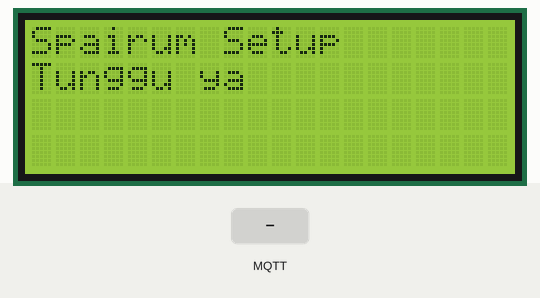
Simulated run of this sketch. Board: ESP8266 (Wemos D1 mini). Shown: 20×4 character LCD. The inputs (shaded band) are chosen by the test bench. WiFi joins after 1.5 s; servers stay silent unless stated; network time is answered at once with the bench clock; the local clock reads 2024-03-15 10:24:30 at power-on unless the sketch sets it; no MQTT or app messages arrive unless stated; not simulated (calls return 0 or success): env.h; names the files do not define were given values by the test bench: MQTT_PORT = 1883; what the sketch prints to the serial monitor is not drawn.

Above: at 0.1 s.
2.3 s: MQTT message "on" arrives on the second subscribed topic
At 4.0 s:
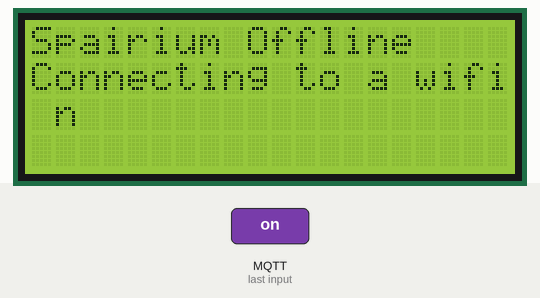
5.3 s: MQTT message "off" arrives on the second subscribed topic
At 6.8 s:
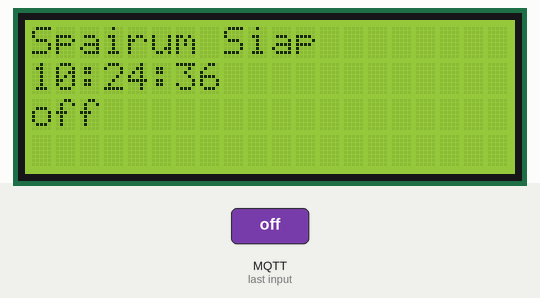
8.3 s: MQTT message "1" arrives on the second subscribed topic
At 10.8 s:
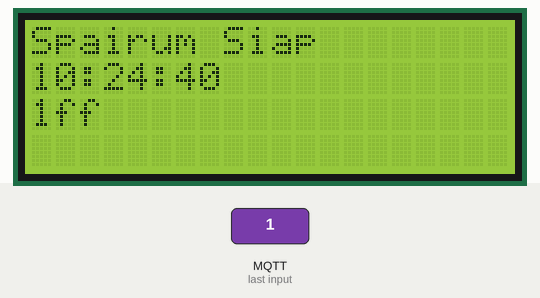
11.3 s: MQTT message "on" arrives on the second subscribed topic
At 12.8 s:
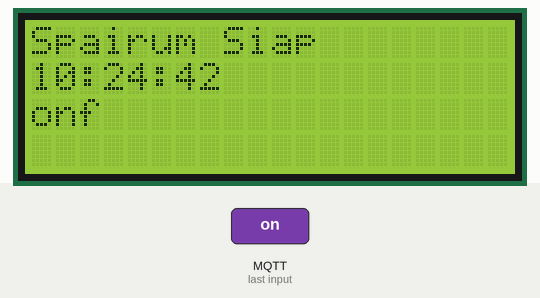
14.3 s: MQTT message "0" arrives on the second subscribed topic
At 17.3 s:
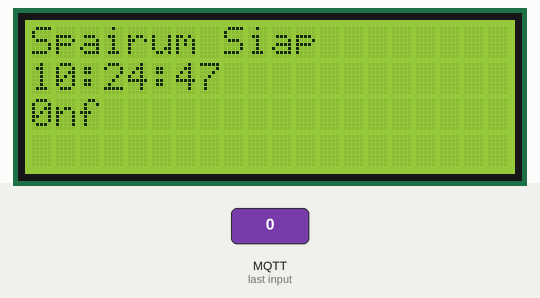
Timing chart, 0 to 18.3 s (numbered marks = the images above; inputs shaded):
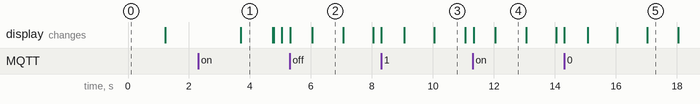

Measured:
- after the input at 2.3 s, the display: changes after 1.4 s (image 1)
- after the input at 5.3 s, the display: first changes at once (image 2 shows a later state)
- after the input at 8.3 s, the display: first changes at once (image 3 shows a later state)
- after the input at 11.3 s, the display: first changes at once (image 4 shows a later state)
- after the input at 14.3 s, the display: first changes at once (image 5 shows a later state)
- what the display in image 2 shows lasts 1.1 s, from 6.0 s to 7.1 s

The sketch:

wemos_B.ino
```cpp
#include "env.h"
#include "EspMQTTClient.h"
#include <ESP8266WiFiMulti.h>
#include <ArduinoJson.h>
#include <Arduino_JSON.h>

#include <LiquidCrystal_I2C.h>
#include <NTPClient.h>
#include <WiFiUdp.h>
ESP8266WiFiMulti wifi_multi;
const long utcOffsetInSeconds = 3600 * 7;
WiFiUDP ntpUDP;
NTPClient timeClient(ntpUDP, "1.id.pool.ntp.org", utcOffsetInSeconds);

const uint16_t connectTimeOutPerAP = 3000; // Defines the TimeOut(ms) which will be used to try and connect with any specific Access Point

// const int Pompa = D8;             // Pin untuk pompa
// const int Pompa2 = D4;            // Pin untuk pompa 2
const unsigned int TRIG_PIN = D5; // Pin untuk sensor jarak //D5
const unsigned int ECHO_PIN = D6; // Pin untuk sensor jarak //D6
String ID_mesin = DEVICE_ID;
LiquidCrystal_I2C lcd(0x27, 20, 4); // atau 0x3F
EspMQTTClient client(
    MQTT_SERVER,   // MQTT Broker server ip
    MQTT_PORT,     // The MQTT port, default to 1883. this line can be omitted
    MQTT_USER,     // Can be omitted if not needed
    MQTT_PASS,     // Can be omitted if not needed
    MQTT_CLIENT_ID // Client name that uniquely identify your device
);

void setup()
{
  Serial.begin(115200);
  lcd.init();
  lcd.backlight();
  lcd.setCursor(0, 0);
  lcd.print("Spairum Setup   ");
  lcd.setCursor(0, 1);
  // lcd.scrollDisplayLeft();
  lcd.print("Tunggu ya       ");
  delay(1000);
  pinMode(TRIG_PIN, OUTPUT);
  pinMode(ECHO_PIN, INPUT);
  Serial.println("Spairum WiFi RFID");
  WiFi.mode(WIFI_STA);
  WiFi.persistent(false);
  // Setting the AP Mode with SSID, Password, and Max Connection Limit
  // Adding the WiFi networks to the MultiWiFi instance
  wifi_multi.addAP(SECRET_SSID1, SECRET_PASS1);
  wifi_multi.addAP(SECRET_SSID2, SECRET_PASS2);

  client.enableMQTTPersistence();
  client.setMqttReconnectionAttemptDelay(2000);
  client.enableDebuggingMessages();                                      // Enable debugging messages sent to serial output
  client.enableHTTPWebUpdater();                                         // Enable the web updater. User and password default to values of MQTTUsername and MQTTPassword. These can be overridded with enableHTTPWebUpdater("user", "password").
  client.enableOTA();                                                    // Enable OTA (Over The Air) updates. Password defaults to MQTTPassword. Port is the default OTA port. Can be overridden with enableOTA("password", port).
  client.setKeepAlive(4);                                                // keepalive interval.
  client.enableLastWillMessage("mesin/status/offline/ESP_B", DEVICE_ID); // You can activate the retain flag by setting the third parameter to true
}

void loop()
{
  client.loop();
  timeClient.update();
  long Menit = timeClient.getMinutes();
  lcd.setCursor(0, 0);
  lcd.print("Spairum Siap       ");
  lcd.setCursor(0, 1);
  lcd.print(timeClient.getFormattedTime());
  lcd.print("                    ");
  while (!client.isConnected())
  {
    lcd.home();
    client.loop();
    Serial.print("internet putus : ");
    Serial.println(client.getConnectionEstablishedCount()); // count internet lost
    Serial.print("Wifi terhubung : ");
    Serial.println(WiFi.SSID());
    lcd.setCursor(0, 0);
    lcd.print("Spairium Offline     ");
    lcd.setCursor(0, 1);
    lcd.print("Connecting to a wifi");
    lcd.setCursor(0, 2);
    lcd.print(WiFi.SSID());
    if (!client.isWifiConnected())
    {
      Serial.print("Wifi Tidak terhubung : ");
      Serial.println(WiFi.SSID());
      Serial.println("WiFi Disconnected!!!");
      Serial.println("Establishing a connection with a nearby Wi-Fi...");
      if (wifi_multi.run(connectTimeOutPerAP) == WL_CONNECTED)
      {
        Serial.print("WiFi connected: ");
        Serial.print(WiFi.SSID());
        Serial.print(" ");
        Serial.println(WiFi.localIP());
      }
      else
      {
        Serial.println("WiFi not connected!");
      }
    }
    else if (!client.isMqttConnected())
    {
      Serial.println("Sedang Mengubungkan Spairum Server = " + String(client.getMqttServerIp()));
      Serial.println("Sedang Mengubungkan Spairum Server = " + String(client.getMqttServerIp()));
      lcd.setCursor(0, 0);
      lcd.print("MQTT to Server : ");
      lcd.setCursor(0, 1);
      lcd.print(String(client.getMqttServerIp()));
      lcd.print("                    ");
    }
    delay(1000);
    lcd.setCursor(0, 2);
    lcd.print("                    ");
    lcd.setCursor(0, 3);
    lcd.print("                    ");
  }
}

void onConnectionEstablished()
{

  client.publish("mesin/status/online/ESP_B", ID_mesin);
  JSONVar TX;
  TX["clientid"] = ID_mesin;
  TX["Wifi"] = WiFi.SSID();
  TX["IP"] = WiFi.localIP().toString();
  String jsonString = JSON.stringify(TX);
  client.publish("mesin/data/log", jsonString.c_str());

  client.subscribe("mesin/status/ping", [](const String &payload)
                   {
    long rssi = WiFi.RSSI();
    long valule = mersure();
    // long valule =  random(300);
     Serial.println(valule);
    JSONVar TX;
    TX["clientid"] = ID_mesin;
    TX["RSSI"] = rssi;
    TX["vaule"] = valule;
    String jsonString = JSON.stringify(TX);
    client.publish("mesin/status/rssi", jsonString.c_str()); });

  // client.subscribe("mesin/status/wifi/" + ID_mesin, [](const String &payload)
  //                  {
  //   JSONVar TX;
  //   TX["clientid"] = ID_mesin;
  //   TX["Wifi"] = WiFi.SSID();
  //   TX["IP"] =  WiFi.localIP().toString();
  //   String jsonString = JSON.stringify(TX);
  //   client.publish("mesin/data/log", jsonString.c_str()); });
  client.subscribe("mesin/RFID/LCD1/" + ID_mesin, [](const String &payload)
                   {
    lcd.setCursor(0, 2);
    lcd.print(payload); });
  client.subscribe("mesin/RFID/LCD2/" + ID_mesin, [](const String &payload)
                   {
    lcd.setCursor(0, 3);
    lcd.print(payload); });
  client.subscribe("mesin/RFID/LCD/" + ID_mesin, [](const String &payload)
                   {
    lcd.setCursor(0, 3);
    lcd.print(payload); });
}

long mersure()
{
  digitalWrite(TRIG_PIN, LOW);
  delayMicroseconds(2);
  digitalWrite(TRIG_PIN, HIGH);
  delayMicroseconds(10);
  digitalWrite(TRIG_PIN, LOW);

  const unsigned long duration = pulseIn(ECHO_PIN, HIGH);
  long distance = duration / 29 / 2;
  return distance;
}
```
